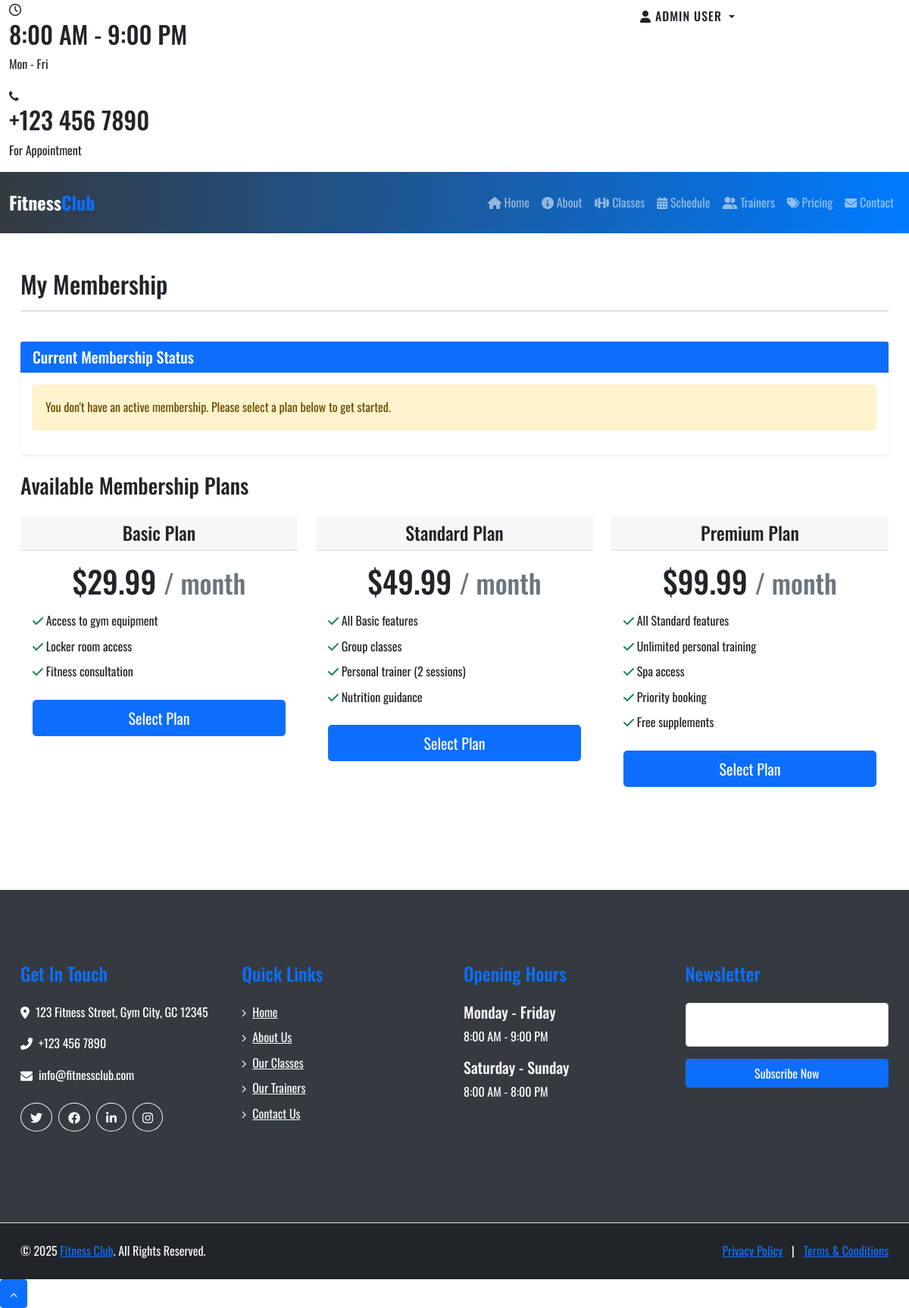
The app's page /member/membership.php (signed in) with its own data.
### tables this page shows
CREATE TABLE users (
    id INT PRIMARY KEY AUTO_INCREMENT,
    name VARCHAR(100) NOT NULL,
    email VARCHAR(100) UNIQUE NOT NULL,
    password VARCHAR(255) NOT NULL,
    phone VARCHAR(20),
    role ENUM('member', 'admin') DEFAULT 'member',
    status ENUM('active', 'inactive') DEFAULT 'active',
    join_date DATETIME DEFAULT CURRENT_TIMESTAMP
);

CREATE TABLE membership_plans (
    id INT PRIMARY KEY AUTO_INCREMENT,
    name VARCHAR(100) NOT NULL,
    description TEXT,
    duration INT NOT NULL,  
    price DECIMAL(10,2) NOT NULL,
    features JSON,
    status ENUM('active', 'inactive') DEFAULT 'active',
    created_at DATETIME DEFAULT CURRENT_TIMESTAMP
);

### includes/db.php (called while the page is built, shortened)
<?php
class Database
{
    private static $instance = null;
    private $conn;
    private function __construct()
    {
        try {
            $dsn = "mysql:host=" . DB_HOST .
                ";dbname=" . DB_NAME .
                ";charset=" . DB_CHARSET;
            $options = [
                PDO::ATTR_ERRMODE => PDO::ERRMODE_EXCEPTION,
                PDO::ATTR_DEFAULT_FETCH_MODE => PDO::FETCH_ASSOC,
                PDO::ATTR_EMULATE_PREPARES => false,
            ];
            $this->conn = new PDO($dsn, DB_USER, DB_PASS, $options);
        } catch (PDOException $e) {
            error_log("Connection Error: " . $e->getMessage());
            throw new Exception("Database connection failed");
        }
    }
    public static function getInstance()
    {
        if (self::$instance === null) {
            self::$instance = new self();
        }
        return self::$instance;
    }
    public function query($sql, $params = [])
    {
        try {
            $stmt = $this->conn->prepare($sql);
            $stmt->execute($params);
            return $stmt;
        } catch (PDOException $e) {
            error_log("Query Error: " . $e->getMessage());
            throw new Exception("Database query failed");
        }
    }
    public function fetchOne($sql, $params = [])
    {
        try {
            $stmt = $this->query($sql, $params);
            return $stmt->fetch();
        } catch (Exception $e) {
            error_log("FetchOne Error: " . $e->getMessage());
            throw new Exception("Failed to fetch data");
        }
    }
    public function fetchAll($sql, $params = [])
    {
        try {
            $stmt = $this->query($sql, $params);
            return $stmt->fetchAll();
        } catch (Exception $e) {
            error_log("FetchAll Error: " . $e->getMessage());
            throw new Exception("Failed to fetch data");
        }
    }
}

### includes/auth.php (called while the page is built, shortened)
<?php
require_once 'db.php';
class Auth {
    private $db;
    public function __construct() {
        $this->db = Database::getInstance();
    }
    public function isLoggedIn() {
        return isset($_SESSION['user_id']) && !empty($_SESSION['user_id']);
    }
    public function getUserById($userId) {
        return $this->db->fetchOne(
            "SELECT id, name, email, phone, role, join_date, status
             FROM users
             WHERE id = ? AND status = 'active'",
            [$userId]
        );
    }
    public function getCurrentUser() {
        return $this->getUserById($_SESSION['user_id']);
    }
}
?>

### member/membership.php (the view, shortened to what this page needs)
<?php
require_once '../includes/auth.php';
$db = Database::getInstance();
$membership_query = "SELECT um.*, mp.name as plan_name, mp.description as plan_description,
                           mp.price, mp.features
                    FROM user_memberships um
                    JOIN membership_plans mp ON um.plan_id = mp.id
                    WHERE um.user_id = ? AND um.status = 'active'";
$current_membership = $db->fetchOne($membership_query, [$_SESSION["user_id"]]);
$plans_query = "SELECT * FROM membership_plans ORDER BY price ASC";
$available_plans = $db->fetchAll($plans_query);
?>
<?php include '../includes/header.php'; ?>
<div class="container py-5">
    <div class="row">
        <div class="col-md-12 mb-4">
            <h2>My Membership</h2>
            <hr>
        </div>
        <div class="col-md-12 mb-4">
            <div class="card shadow-sm">
                <div class="card-header bg-primary text-white">
                    <h5 class="card-title mb-0">Current Membership Status</h5>
                </div>
                <div class="card-body">
                    <?php if ($current_membership): ?>
                        <div class="row">
                            <div class="col-md-6">
                                <h4><?php echo htmlspecialchars($current_membership['plan_name']); ?></h4>
                                <p><?php echo htmlspecialchars($current_membership['plan_description']); ?></p>
                                <p><strong>Start Date:</strong> <?php echo date('F d, Y', strtotime($current_membership['start_date'])); ?></p>
                                <p><strong>End Date:</strong> <?php echo date('F d, Y', strtotime($current_membership['end_date'])); ?></p>
                                <p><strong>Status:</strong>
                                    <span class="badge bg-success">Active</span>
                                </p>
                            </div>
                            <div class="col-md-6">
                                <h5>Membership Features:</h5>
                                <?php
                                $features = json_decode($current_membership['features'], true);
                                if ($features):
                                ?>
                                    <ul class="list-group">
                                        <?php foreach ($features as $feature): ?>
                                            <li class="list-group-item">
                                                <i class="fas fa-check text-success"></i>
                                                <?php echo htmlspecialchars($feature); ?>
                                            </li>
                                        <?php endforeach; ?>
                                    </ul>
                                <?php endif; ?>
                            </div>
                        </div>
                    <?php else: ?>
                        <div class="alert alert-warning">
                            You don't have an active membership. Please select a plan below to get started.
                        </div>
                    <?php endif; ?>
                </div>
            </div>
        </div>
        <div class="col-md-12">
            <h3 class="mb-4">Available Membership Plans</h3>
            <div class="row">
                <?php foreach ($available_plans as $plan): ?>
                    <div class="col-md-4 mb-4">
                        <div class="card h-100">
                            <div class="card-header text-center">
                                <h4 class="my-0 font-weight-normal"><?php echo htmlspecialchars($plan['name']); ?></h4>
                            </div>
                            <div class="card-body">
                                <h1 class="card-title pricing-card-title text-center">
                                    $<?php echo number_format($plan['price'], 2); ?>
                                    <small class="text-muted">/ month</small>
                                </h1>
                                <ul class="list-unstyled mt-3 mb-4">
                                    <?php
                                    $features = json_decode($plan['features'], true);
                                    foreach ($features as $feature):
                                    ?>
                                        <li class="mb-2">
                                            <i class="fas fa-check text-success"></i>
                                            <?php echo htmlspecialchars($feature); ?>
                                        </li>
                                    <?php endforeach; ?>
                                </ul>
                                <form action="<?php echo htmlspecialchars($_SERVER["PHP_SELF"]); ?>" method="post">
                                    <button type="submit" name="upgrade_membership"
                                            class="btn btn-lg btn-block btn-primary w-100"
                                            <?php echo ($current_membership && $current_membership['plan_id'] == $plan['id']) ? 'disabled' : ''; ?>>
                                        <?php echo ($current_membership && $current_membership['plan_id'] == $plan['id']) ? 'Current Plan' : 'Select Plan'; ?>
                                    </button>
                                </form>
                            </div>
                        </div>
                    </div>
                <?php endforeach; ?>
            </div>
        </div>
    </div>
</div>
<?php include '../includes/footer.php'; ?>

### includes/header.php (shortened to what this page needs)
<?php
require_once 'functions.php';
require_once 'auth.php';
$auth = new Auth();
$isLoggedIn = $auth->isLoggedIn();
$currentUser = $isLoggedIn ? $auth->getCurrentUser() : null;
$currentPage = basename($_SERVER['PHP_SELF']);
?>
<!DOCTYPE html>
<html lang="en">
<head>
    <link href="https://cdn.jsdelivr.net/npm/bootstrap@5.1.3/dist/css/bootstrap.min.css" rel="stylesheet">
    <link href="https://cdnjs.cloudflare.com/ajax/libs/font-awesome/6.0.0/css/all.min.css" rel="stylesheet">
    <link href="css/animate.css" rel="stylesheet">
    <link href="css/style.css" rel="stylesheet">
    <link href="css/custom.css" rel="stylesheet">
</head>
<body>
    <div class="top-bar d-none d-md-block">
        <div class="container-fluid">
            <div class="row">
                <div class="col-md-8">
                    <div class="top-bar-left">
                        <div class="text">
                            <i class="far fa-clock"></i>
                            <h2>8:00 AM - 9:00 PM</h2>
                            <p>Mon - Fri</p>
                        </div>
                        <div class="text">
                            <i class="fa fa-phone"></i>
                            <h2>+123 456 7890</h2>
                            <p>For Appointment</p>
                        </div>
                    </div>
                </div>
                <div class="col-md-4">
                    <div class="top-bar-right">
                        <?php if ($isLoggedIn): ?>
                            <div class="dropdown">
                                <button class="btn btn-custom dropdown-toggle" type="button" id="userDropdown"
                                    data-bs-toggle="dropdown" aria-expanded="false">
                                    <i class="fas fa-user"></i>
                                    <?php echo htmlspecialchars($currentUser['name']); ?>
                                </button>
                            </div>
                        <?php endif; ?>
                    </div>
                </div>
            </div>
        </div>
    </div>
    <nav class="navbar navbar-expand-lg navbar-dark bg-dark navbar-custom sticky-top">
        <div class="container-fluid">
            <a href="index.php" class="navbar-brand">
                Fitness<span class="text-primary">Club</span>
            </a>
            <div class="collapse navbar-collapse" id="navbarCollapse">
                <div class="navbar-nav ms-auto">
                    <a href="index.php" class="nav-item nav-link <?php echo $currentPage == 'index.php' ? 'active' : ''; ?>">
                        <i class="fas fa-home"></i> Home
                    </a>
                    <a href="about.php" class="nav-item nav-link <?php echo $currentPage == 'about.php' ? 'active' : ''; ?>">
                        <i class="fas fa-info-circle"></i> About
                    </a>
                    <a href="admin/classes.php" class="nav-item nav-link <?php echo $currentPage == 'classes.php' ? 'active' : ''; ?>">
                        <i class="fas fa-dumbbell"></i> Classes
                    </a>
                    <a href="schedule.php" class="nav-item nav-link <?php echo $currentPage == 'schedule.php' ? 'active' : ''; ?>">
                        <i class="fas fa-calendar-alt"></i> Schedule
                    </a>
                    <a href="admin/trainers.php" class="nav-item nav-link <?php echo $currentPage == 'trainers.php' ? 'active' : ''; ?>">
                        <i class="fas fa-user-friends"></i> Trainers
                    </a>
                    <a href="pricing.php" class="nav-item nav-link <?php echo $currentPage == 'pricing.php' ? 'active' : ''; ?>">
                        <i class="fas fa-tags"></i> Pricing
                    </a>
                    <a href="contact.php" class="nav-item nav-link <?php echo $currentPage == 'contact.php' ? 'active' : ''; ?>">
                        <i class="fas fa-envelope"></i> Contact
                    </a>
                </div>
            </div>
        </div>
    </nav>
    <div class="container-fluid">

### css/style.css (style rules this page uses)
body { margin:0; padding:0; overflow-x: hidden; }
* { box-sizing: border-box; margin:0; padding:0; font-family: 'Oswald', sans-serif; }
.container { max-width: 1170px; margin: auto; }

### css/custom.css (style rules this page uses)
:root { --primary-color: #007bff; --secondary-color: #6c757d; --success-color: #28a745; --warning-color: #ffc107; --danger-color: #dc3545; --light-color: #f8f9fa; --dark-color: #343a40; }
body { font-family: 'Roboto', sans-serif; line-height: 1.6; }
.navbar-custom { background: linear-gradient(to right, var(--dark-color), var(--primary-color)); padding: 1rem 0; }
.navbar-brand { font-weight: 700; font-size: 1.5rem; }
.card { transition: transform 0.3s ease; border: none; }
.btn-custom { border-radius: 25px; padding: 0.5rem 2rem; text-transform: uppercase; font-weight: 500; letter-spacing: 1px; }

### records on screen
users: name "ADMIN USER"
membership_plans: name "Basic Plan", price "29.99", features "Access to gym equipment", features "Locker room access", features "Fitness consultation"
membership_plans: name "Standard Plan", price "49.99", features "All Basic features", features "Group classes", features "Personal trainer (2 sessions)", features "Nutrition guidance"
membership_plans: name "Premium Plan", price "99.99", features "All Standard features", features "Unlimited personal training", features "Spa access", features "Priority booking", features "Free supplements"

### other values on screen
SITE_NAME "Fitness Club"
